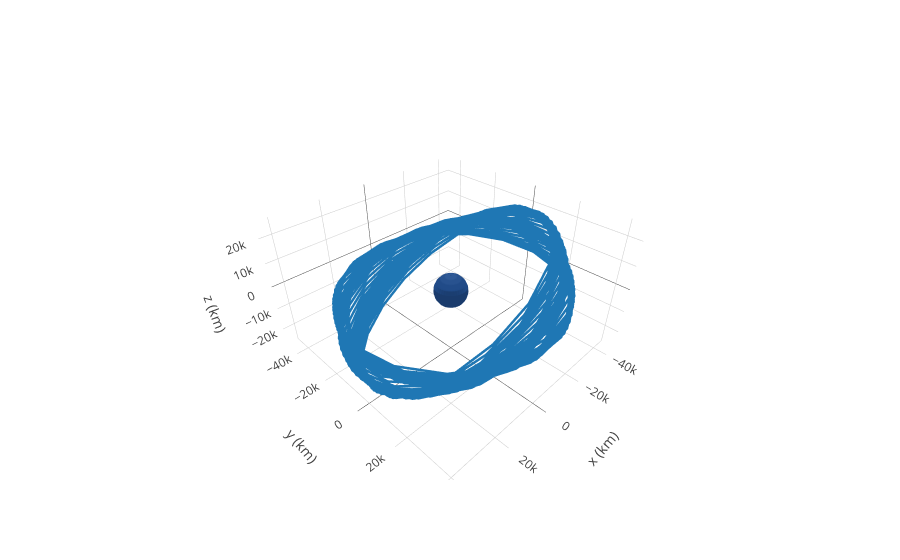

The cell this chart's notebook holds for it:
### Code cell
frame = OrbitPlotter3D()

frame.set_attractor(Earth)
frame.plot_trajectory(rr, label='orbit influenced by Moon')
frame.show()

### Figure 1 — Plotly figure (JSON) as saved in the notebook; plotly's stock layout.template omitted (floating-point values rounded to 4 significant figures; data arrays with more than 128 entries replaced by an {"elided": "..."} marker saying what was removed)
{"data": [{"line": {"dash": "solid", "width": 5}, "mode": "lines", "name": "orbit influenced by Moon", "type": "scatter3d", "uid": "958dd2e1-71e2-4cf6-806d-2d4639926747", "x": {"elided": "1000 float values"}, "y": {"elided": "1000 float values"}, "z": {"elided": "1000 float values"}}, {"cauto": false, "cmax": 1, "cmin": 1, "colorscale": [[0, "#204a87"], [1, "#204a87"]], "name": "Earth", "showscale": false, "type": "surface", "uid": "23c5d9bc-d405-4122-8b1c-00b0c19da98c", "x": {"elided": "20x20 float values"}, "y": {"elided": "20x20 float values"}, "z": {"elided": "20x20 float values"}}], "layout": {"autosize": true, "scene": {"aspectmode": "data", "xaxis": {"title": "x (km)"}, "yaxis": {"title": "y (km)"}, "zaxis": {"title": "z (km)"}}}}
